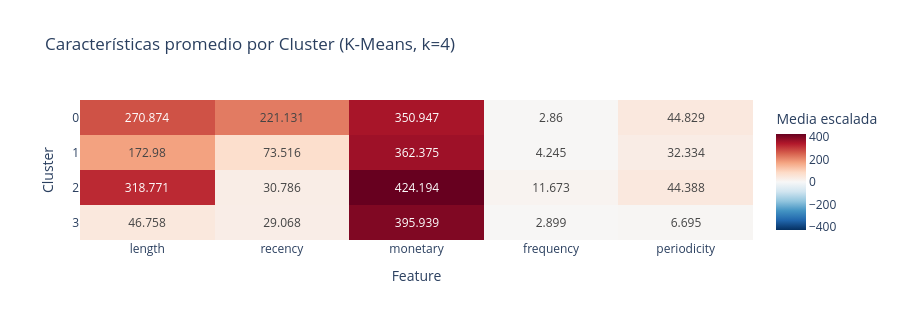

Here is the notebook cell this chart was saved with:
### Code cell
fig = px.imshow(
    promedio_cluster,
    color_continuous_scale="RdBu_r",
    color_continuous_midpoint=0,
    text_auto=True,
    aspect="auto",
    title="Características promedio por Cluster (K-Means, k=4)",
    labels={"x": "Feature", "y": "Cluster", "color": "Media escalada"},
    height=320,
)
fig.show()

### Figure 1 — Plotly figure (JSON) as saved in the notebook; plotly's stock layout.template omitted (floating-point values rounded to 4 significant figures)
{"data": [{"coloraxis": "coloraxis", "hovertemplate": "Feature: %{x}<br>Cluster: %{y}<br>Media escalada: %{z}<extra></extra>", "name": "0", "texttemplate": "%{z}", "type": "heatmap", "x": ["length", "recency", "monetary", "frequency", "periodicity"], "xaxis": "x", "y": [0, 1, 2, 3], "yaxis": "y", "z": [[270.9, 221.1, 350.9, 2.86, 44.83], [173.0, 73.52, 362.4, 4.245, 32.33], [318.8, 30.79, 424.2, 11.67, 44.39], [46.76, 29.07, 395.9, 2.899, 6.695]]}], "layout": {"coloraxis": {"cmid": 0, "colorbar": {"title": {"text": "Media escalada"}}, "colorscale": [[0, "rgb(5,48,97)"], [0.1, "rgb(33,102,172)"], [0.2, "rgb(67,147,195)"], [0.3, "rgb(146,197,222)"], [0.4, "rgb(209,229,240)"], [0.5, "rgb(247,247,247)"], [0.6, "rgb(253,219,199)"], [0.7, "rgb(244,165,130)"], [0.8, "rgb(214,96,77)"], [0.9, "rgb(178,24,43)"], [1, "rgb(103,0,31)"]]}, "height": 320, "title": {"text": "Características promedio por Cluster (K-Means, k=4)"}, "xaxis": {"anchor": "y", "domain": [0, 1], "title": {"text": "Feature"}}, "yaxis": {"anchor": "x", "autorange": "reversed", "domain": [0, 1], "title": {"text": "Cluster"}}}}
